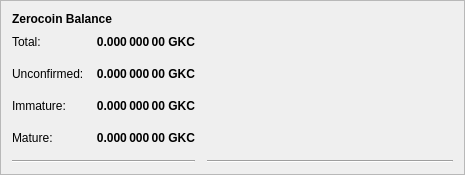
         <widget class="QFrame" name="frame_4">
          <property name="geometry">
           <rect>
            <x>0</x>
            <y>0</y>
            <width>465</width>
            <height>171</height>
           </rect>
          </property>
          <property name="frameShape">
           <enum>QFrame::StyledPanel</enum>
          </property>
          <property name="frameShadow">
           <enum>QFrame::Raised</enum>
          </property>
          <layout class="QVBoxLayout" name="verticalLayout_7">
           <item>
            <layout class="QHBoxLayout" name="horizontalLayout_8" stretch="0">
             <item>
              <widget class="QLabel" name="label_5z_3">
               <property name="maximumSize">
                <size>
                 <width>16777215</width>
                 <height>20</height>
                </size>
               </property>
               <property name="font">
                <font>
                 <weight>75</weight>
                 <bold>true</bold>
                </font>
               </property>
               <property name="text">
                <string>Zerocoin Balance</string>
               </property>
              </widget>
             </item>
            </layout>
           </item>
           <item>
            <layout class="QGridLayout" name="gridLayout_5">
             <property name="spacing">
              <number>12</number>
             </property>
             <item row="4" column="0">
              <widget class="QLabel" name="labelzBalanceMatureText">
               <property name="toolTip">
                <string>Mature: more than 20 confirmation and more than 3 mints of the same denomination after it was minted.
These zGKC are spendable.</string>
               </property>
               <property name="text">
                <string>Mature:</string>
               </property>
              </widget>
             </item>
             <item row="5" column="0" colspan="2">
              <widget class="Line" name="lineSpendableBalance_5">
               <property name="orientation">
                <enum>Qt::Horizontal</enum>
               </property>
              </widget>
             </item>
             <item row="1" column="1">
              <widget class="QLabel" name="labelzBalance">
               <property name="font">
                <font>
                 <weight>75</weight>
                 <bold>true</bold>
                </font>
               </property>
               <property name="cursor">
                <cursorShape>IBeamCursor</cursorShape>
               </property>
               <property name="toolTip">
                <string>All available zGKC, unconfirmed and immature zGKC included.</string>
               </property>
               <property name="text">
                <string notr="true">0.000 000 00 GKC</string>
               </property>
               <property name="alignment">
                <set>Qt::AlignRight|Qt::AlignTrailing|Qt::AlignVCenter</set>
               </property>
               <property name="textInteractionFlags">
                <set>Qt::LinksAccessibleByMouse|Qt::TextSelectableByKeyboard|Qt::TextSelectableByMouse</set>
               </property>
              </widget>
             </item>
             <item row="5" column="2">
              <widget class="Line" name="lineWatchBalance_5">
               <property name="sizePolicy">
                <sizepolicy hsizetype="Preferred" vsizetype="Fixed">
                 <horstretch>0</horstretch>
                 <verstretch>0</verstretch>
                </sizepolicy>
               </property>
               <property name="minimumSize">
                <size>
                 <width>140</width>
                 <height>0</height>
                </size>
               </property>
               <property name="orientation">
                <enum>Qt::Horizontal</enum>
               </property>
              </widget>
             </item>
             <item row="1" column="0">
              <widget class="QLabel" name="labelzBalanceText">
               <property name="toolTip">
                <string>All available zGKC, unconfirmed and immature zGKC included.</string>
               </property>
               <property name="text">
                <string>Total:</string>
               </property>
              </widget>
             </item>
             <item row="1" column="2">
              <spacer name="horizontalSpacer_8">
               <property name="orientation">
                <enum>Qt::Horizontal</enum>
               </property>
               <property name="sizeHint" stdset="0">
                <size>
                 <width>40</width>
                 <height>20</height>
                </size>
               </property>
              </spacer>
             </item>
             <item row="4" column="2">
              <spacer name="horizontalSpacer_4">
               <property name="orientation">
                <enum>Qt::Horizontal</enum>
               </property>
               <property name="sizeHint" stdset="0">
                <size>
                 <width>40</width>
                 <height>20</height>
                </size>
               </property>
              </spacer>
             </item>
             <item row="4" column="1">
              <widget class="QLabel" name="labelzBalanceMature">
               <property name="font">
                <font>
                 <weight>75</weight>
                 <bold>true</bold>
                </font>
               </property>
               <property name="toolTip">
                <string>Mature: more than 20 confirmation and more than 3 mints of the same denomination after it was minted.
These zGKC are spendable.</string>
               </property>
               <property name="text">
                <string>0.000 000 00 GKC</string>
               </property>
               <property name="alignment">
                <set>Qt::AlignRight|Qt::AlignTrailing|Qt::AlignVCenter</set>
               </property>
              </widget>
             </item>
             <item row="2" column="0">
              <widget class="QLabel" name="labelzBalanceUnconfirmedText">
               <property name="toolTip">
                <string>Unconfirmed: less than 20 confirmations
Immature: confirmed, but less than 3 mints of the same denomination after it was minted</string>
               </property>
               <property name="text">
                <string>Unconfirmed:</string>
               </property>
              </widget>
             </item>
             <item row="2" column="1">
              <widget class="QLabel" name="labelzBalanceUnconfirmed">
               <property name="font">
                <font>
                 <weight>75</weight>
                 <bold>true</bold>
                </font>
               </property>
               <property name="toolTip">
                <string>Unconfirmed: less than 20 confirmations
Immature: confirmed, but less than 3 mints of the same denomination after it was minted</string>
               </property>
               <property name="text">
                <string>0.000 000 00 GKC</string>
               </property>
               <property name="alignment">
                <set>Qt::AlignRight|Qt::AlignTrailing|Qt::AlignVCenter</set>
               </property>
              </widget>
             </item>
             <item row="2" column="2">
              <spacer name="horizontalSpacer_5">
               <property name="orientation">
                <enum>Qt::Horizontal</enum>
               </property>
               <property name="sizeHint" stdset="0">
                <size>
                 <width>40</width>
                 <height>20</height>
                </size>
               </property>
              </spacer>
             </item>
             <item row="3" column="0">
              <widget class="QLabel" name="labelzBalanceImmatureText">
               <property name="toolTip">
                <string>Unconfirmed: less than 20 confirmations
Immature: confirmed, but less than 3 mints of the same denomination after it was minted</string>
               </property>
               <property name="text">
                <string>Immature:</string>
               </property>
              </widget>
             </item>
             <item row="3" column="1">
              <widget class="QLabel" name="labelzBalanceImmature">
               <property name="font">
                <font>
                 <weight>75</weight>
                 <bold>true</bold>
                </font>
               </property>
               <property name="toolTip">
                <string>Unconfirmed: less than 20 confirmations
Immature: confirmed, but less than 3 mints of the same denomination after it was minted</string>
               </property>
               <property name="text">
                <string>0.000 000 00 GKC</string>
               </property>
               <property name="alignment">
                <set>Qt::AlignRight|Qt::AlignTrailing|Qt::AlignVCenter</set>
               </property>
              </widget>
             </item>
             <item row="3" column="2">
              <spacer name="horizontalSpacer_7">
               <property name="orientation">
                <enum>Qt::Horizontal</enum>
               </property>
               <property name="sizeHint" stdset="0">
                <size>
                 <width>40</width>
                 <height>20</height>
                </size>
               </property>
              </spacer>
             </item>
            </layout>
           </item>
          </layout>
         </widget>
